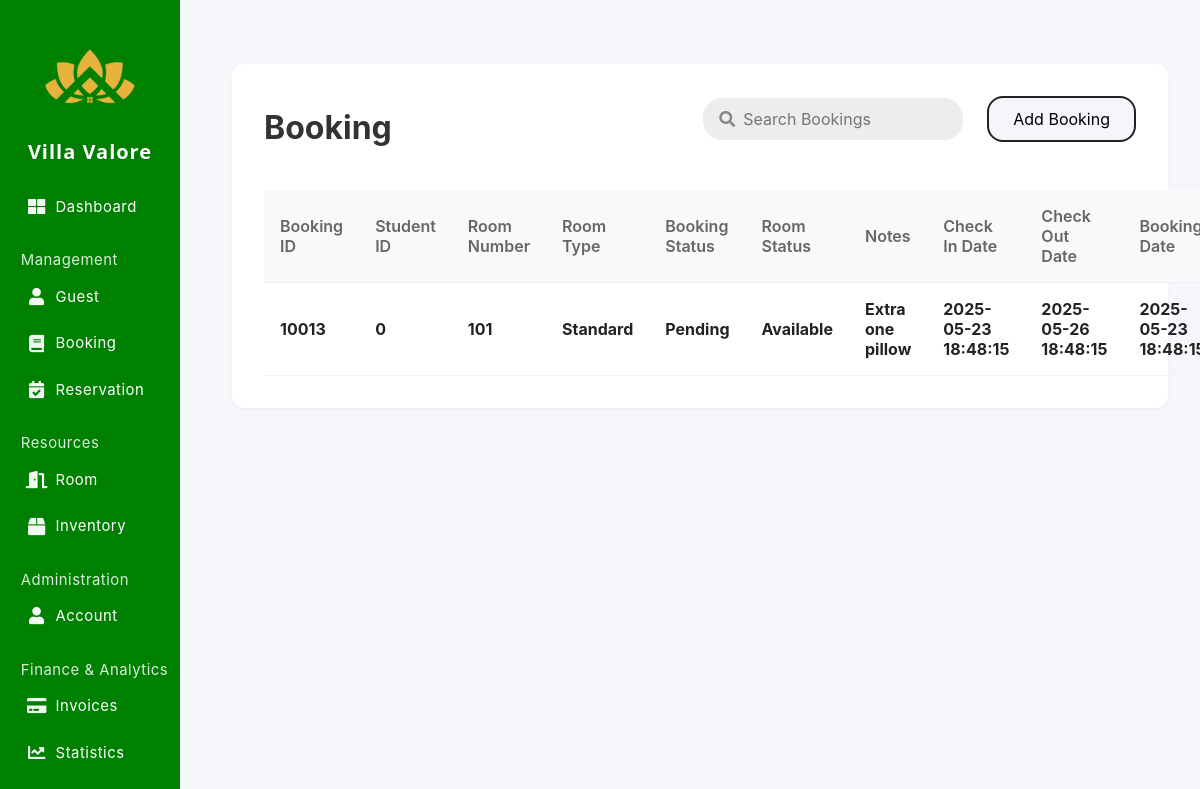
/admin/booking.php, run on an earlier commit of the app's database.
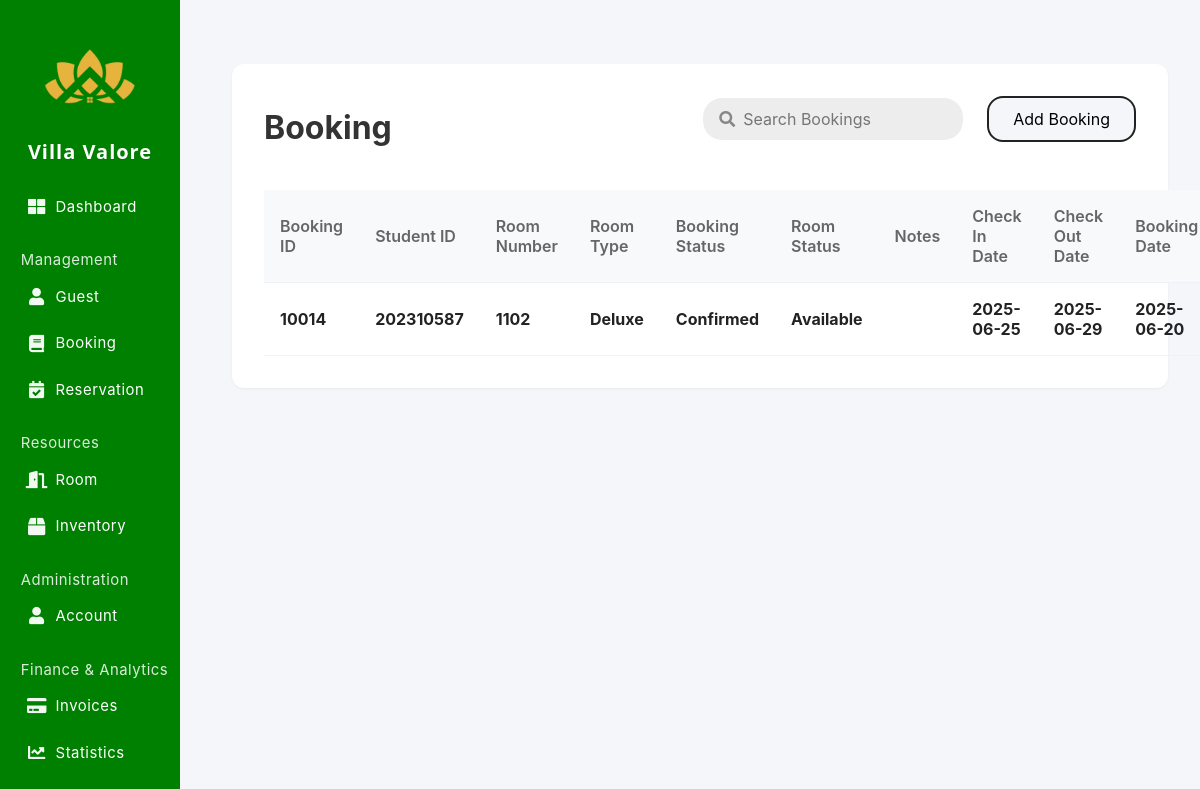
And on a later commit of the database.
### tables this page shows
CREATE TABLE `booking` (
  `BookingID` int(11) NOT NULL,
  `StudentID` int(11) NOT NULL,
  `RoomNumber` int(11) NOT NULL,
  `RoomType` enum('Standard','Deluxe','Suite','') NOT NULL,
  `BookingStatus` enum('Pending','Confirmed','Cancelled','Completed') NOT NULL,
  `RoomStatus` enum('Available','Booked','Reserved','Maintenance','Cleaning') NOT NULL,
  `Notes` text NOT NULL,
  `CheckInDate` date NOT NULL,
  `CheckOutDate` date NOT NULL,
  `BookingDate` date NOT NULL,
  `Price` decimal(10,0) NOT NULL
);

### admin/booking.php (the view, shortened to what this page needs)
<?php
include 'connections.php';
$where = [];
$params = [];
if (count($where) > 0) {
  $sql = "SELECT * FROM booking WHERE " . implode(' AND ', $where) . " ORDER BY BookingID DESC";
  $stmt = $conn->prepare($sql);
  if ($params) {
    $types = str_repeat('s', count($params));
    $stmt->bind_param($types, ...$params);
  }
  $stmt->execute();
  $resResult = $stmt->get_result();
} else {
  $resQuery = "SELECT * FROM booking ORDER BY BookingID DESC";
  $resResult = $conn->query($resQuery);
}
?>
<!DOCTYPE html>
<html lang="en">
<head>
  <link rel="stylesheet" href="https://cdnjs.cloudflare.com/ajax/libs/font-awesome/5.15.4/css/all.min.css">
</head>
<body>
  <div class="sidebar" id="sidebar">
            <div class="sidebar-logo">
                <img src="images/villavalorelogo.png" alt="Villa Valore Logo">
            </div>
            <div class="sidebar-title">Villa Valore</div>
            <div class="sidebar-nav-center">
                <div class="nav-section">
                    <a class="nav-link" href="index.php"><i class="fas fa-th-large"></i><span>Dashboard</span></a>
                </div>
                <div class="nav-section">
                    <span class="sidebar-section-label">Management</span>
                    <a class="nav-link" href="student.php"><i class="fas fa-user"></i><span>Guest</span></a>
                    <a class="nav-link" href="booking.php"><i class="fas fa-book"></i><span>Booking</span></a>
                    <a class="nav-link" href="reservation.php"><i class="fas fa-calendar-check"></i><span>Reservation</span></a>
                </div>
                <div class="nav-section">
                    <span class="sidebar-section-label">Resources</span>
                    <a class="nav-link" href="room.php"><i class="fas fa-door-open"></i><span>Room</span></a>
                    <a class="nav-link" href="inventory.php"><i class="fas fa-box"></i><span>Inventory</span></a>
                </div>
                <div class="nav-section">
                    <span class="sidebar-section-label">Administration</span>
                    <a class="nav-link" href="account.php"><i class="fas fa-user"></i><span>Account</span></a>
                </div>
                <div class="nav-section">
                    <span class="sidebar-section-label">Finance & Analytics</span>
                    <a class="nav-link" href="payment.php"><i class="fas fa-credit-card"></i><span>Invoices</span></a>
                    <a class="nav-link" href="statistics.php"><i class="fas fa-chart-line"></i><span>Statistics</span></a>
                </div>
            </div>
        </div>
<div class="main-content">
    <div class="reservation-section">
      <div style="display: flex; align-items: center; justify-content: space-between; margin-bottom: 1.5rem;">
        <h1 style="margin-bottom: 0; border-bottom: 4px solid rgb(255, 255, 255); display: inline-block; padding-bottom: 0.2rem;">Booking</h1>
        <div class="search-filter-bar">
          <div class="search-wrapper">
            <i class="fas fa-search search-icon"></i>
            <input type="text" id="searchInput" class="search-input" placeholder="Search Bookings">
          </div>
          <button class="create-btn" id="createBtn">Add Booking</button>
        </div>
      </div>
      <table class="reservation-table">
        <thead>
          <tr>
            <th>Booking ID</th>
            <th>Student ID</th>
            <th>Room Number</th>
            <th>Room Type</th>
            <th>Booking Status</th>
            <th>Room Status</th>
            <th>Notes</th>
            <th>Check In Date</th>
            <th>Check Out Date</th>
            <th>Booking Date</th>
          </tr>
        </thead>
        <tbody>
        <?php if ($resResult && $resResult->num_rows > 0): ?>
          <?php while($row = $resResult->fetch_assoc()): ?>
          <tr data-id="<?php echo $row['BookingID']; ?>">
            <td><b><?php echo $row['BookingID']; ?></b></td>
            <td><b><?php echo htmlspecialchars($row['StudentID']); ?></b></td>
            <td><b><?php echo htmlspecialchars($row['RoomNumber']); ?></b></td>
            <td><b><?php echo htmlspecialchars($row['RoomType']); ?></b></td>
            <td><b><?php echo htmlspecialchars($row['BookingStatus']); ?></b></td>
            <td><b><?php echo htmlspecialchars($row['RoomStatus']); ?></b></td>
            <td><b><?php echo htmlspecialchars($row['Notes']); ?></b></td>
            <td><b><?php echo htmlspecialchars($row['CheckInDate']); ?></b></td>
            <td><b><?php echo htmlspecialchars($row['CheckOutDate']); ?></b></td>
            <td><b><?php echo htmlspecialchars($row['BookingDate']); ?></b></td>
          </tr>
          <?php endwhile; ?>
        <?php else: ?>
          <tr><td colspan="7">No bookings found.</td></tr>
        <?php endif; ?>
        </tbody>
      </table>
    </div>
  </div>
</body>
</html>

What changed in the data, as far as the page shows it:
removed booking: BookingID "10013", StudentID "0", RoomNumber "101", RoomType "Standard", BookingStatus "Pending", RoomStatus "Available", Notes "Extra one pillow", CheckInDate "2025-05-23 18:48:15", CheckOutDate "2025-05-26 18:48:15", BookingDate "2025-05-23…"
added booking: BookingID "10014", StudentID "202310587", RoomNumber "1102", RoomType "Deluxe", BookingStatus "Confirmed", RoomStatus "Available", CheckInDate "2025-06-25", CheckOutDate "2025-06-29", BookingDate "2025-06-20"
